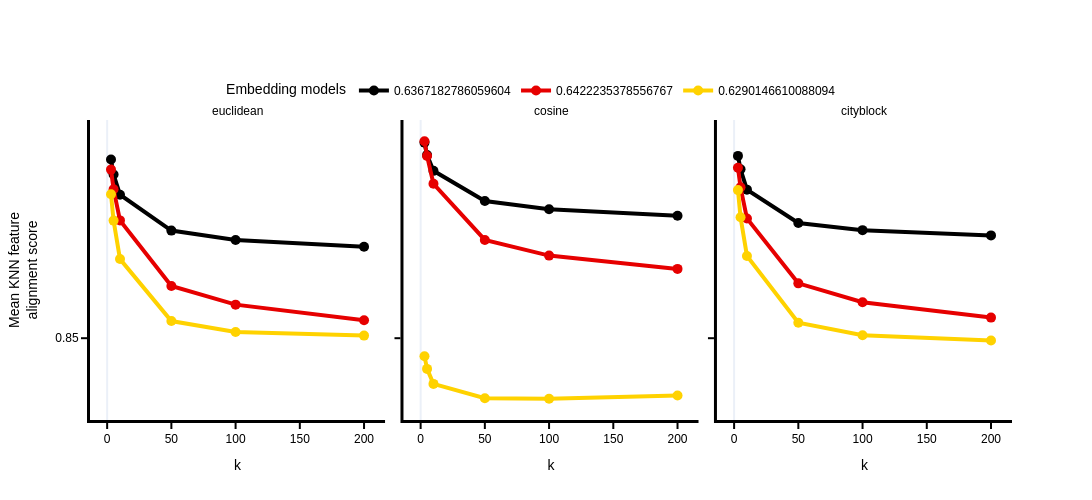

This figure's notebook cell:
### Code cell
fig = px.line(
    df,
    x="k",
    y="kNN score",
    color="ACC",
    facet_col="metric",
    markers=True,
    color_discrete_sequence=px.colors.sequential.Hot
)
fig = plot_kNN_alignment_scores(fig)

fig.show()

### Figure 1 — Plotly figure (JSON) as saved in the notebook; plotly's stock layout.template omitted (floating-point values rounded to 4 significant figures)
{"data": [{"hovertemplate": "ACC=0.6367182786059604<br>metric=euclidean<br>k=%{x}<br>kNN score=%{y}<extra></extra>", "legendgroup": "0.6367182786059604", "line": {"color": "rgb(0,0,0)", "dash": "solid", "width": 4}, "marker": {"size": 10, "symbol": "circle"}, "mode": "lines+markers", "name": "0.6367182786059604", "orientation": "v", "showlegend": true, "type": "scatter", "x": [3, 5, 10, 50, 100, 200], "xaxis": "x", "y": [0.8882, 0.885, 0.8807, 0.873, 0.871, 0.8695], "yaxis": "y"}, {"hovertemplate": "ACC=0.6367182786059604<br>metric=cosine<br>k=%{x}<br>kNN score=%{y}<extra></extra>", "legendgroup": "0.6367182786059604", "line": {"color": "rgb(0,0,0)", "dash": "solid", "width": 4}, "marker": {"size": 10, "symbol": "circle"}, "mode": "lines+markers", "name": "0.6367182786059604", "orientation": "v", "showlegend": false, "type": "scatter", "x": [3, 5, 10, 50, 100, 200], "xaxis": "x2", "y": [0.8918, 0.8891, 0.8858, 0.8793, 0.8776, 0.8762], "yaxis": "y2"}, {"hovertemplate": "ACC=0.6367182786059604<br>metric=cityblock<br>k=%{x}<br>kNN score=%{y}<extra></extra>", "legendgroup": "0.6367182786059604", "line": {"color": "rgb(0,0,0)", "dash": "solid", "width": 4}, "marker": {"size": 10, "symbol": "circle"}, "mode": "lines+markers", "name": "0.6367182786059604", "orientation": "v", "showlegend": false, "type": "scatter", "x": [3, 5, 10, 50, 100, 200], "xaxis": "x3", "y": [0.889, 0.8861, 0.8817, 0.8746, 0.8731, 0.872], "yaxis": "y3"}, {"hovertemplate": "ACC=0.6422235378556767<br>metric=euclidean<br>k=%{x}<br>kNN score=%{y}<extra></extra>", "legendgroup": "0.6422235378556767", "line": {"color": "rgb(230,0,0)", "dash": "solid", "width": 4}, "marker": {"size": 10, "symbol": "circle"}, "mode": "lines+markers", "name": "0.6422235378556767", "orientation": "v", "showlegend": true, "type": "scatter", "x": [3, 5, 10, 50, 100, 200], "xaxis": "x", "y": [0.886, 0.8818, 0.8752, 0.8612, 0.8572, 0.8538], "yaxis": "y"}, {"hovertemplate": "ACC=0.6422235378556767<br>metric=cosine<br>k=%{x}<br>kNN score=%{y}<extra></extra>", "legendgroup": "0.6422235378556767", "line": {"color": "rgb(230,0,0)", "dash": "solid", "width": 4}, "marker": {"size": 10, "symbol": "circle"}, "mode": "lines+markers", "name": "0.6422235378556767", "orientation": "v", "showlegend": false, "type": "scatter", "x": [3, 5, 10, 50, 100, 200], "xaxis": "x2", "y": [0.8921, 0.889, 0.883, 0.871, 0.8677, 0.8648], "yaxis": "y2"}, {"hovertemplate": "ACC=0.6422235378556767<br>metric=cityblock<br>k=%{x}<br>kNN score=%{y}<extra></extra>", "legendgroup": "0.6422235378556767", "line": {"color": "rgb(230,0,0)", "dash": "solid", "width": 4}, "marker": {"size": 10, "symbol": "circle"}, "mode": "lines+markers", "name": "0.6422235378556767", "orientation": "v", "showlegend": false, "type": "scatter", "x": [3, 5, 10, 50, 100, 200], "xaxis": "x3", "y": [0.8864, 0.8823, 0.8756, 0.8617, 0.8577, 0.8544], "yaxis": "y3"}, {"hovertemplate": "ACC=0.6290146610088094<br>metric=euclidean<br>k=%{x}<br>kNN score=%{y}<extra></extra>", "legendgroup": "0.6290146610088094", "line": {"color": "rgb(255,210,0)", "dash": "solid", "width": 4}, "marker": {"size": 10, "symbol": "circle"}, "mode": "lines+markers", "name": "0.6290146610088094", "orientation": "v", "showlegend": true, "type": "scatter", "x": [3, 5, 10, 50, 100, 200], "xaxis": "x", "y": [0.8807, 0.8751, 0.8669, 0.8537, 0.8513, 0.8506], "yaxis": "y"}, {"hovertemplate": "ACC=0.6290146610088094<br>metric=cosine<br>k=%{x}<br>kNN score=%{y}<extra></extra>", "legendgroup": "0.6290146610088094", "line": {"color": "rgb(255,210,0)", "dash": "solid", "width": 4}, "marker": {"size": 10, "symbol": "circle"}, "mode": "lines+markers", "name": "0.6290146610088094", "orientation": "v", "showlegend": false, "type": "scatter", "x": [3, 5, 10, 50, 100, 200], "xaxis": "x2", "y": [0.8462, 0.8434, 0.8402, 0.8372, 0.8371, 0.8378], "yaxis": "y2"}, {"hovertemplate": "ACC=0.6290146610088094<br>metric=cityblock<br>k=%{x}<br>kNN score=%{y}<extra></extra>", "legendgroup": "0.6290146610088094", "line": {"color": "rgb(255,210,0)", "dash": "solid", "width": 4}, "marker": {"size": 10, "symbol": "circle"}, "mode": "lines+markers", "name": "0.6290146610088094", "orientation": "v", "showlegend": false, "type": "scatter", "x": [3, 5, 10, 50, 100, 200], "xaxis": "x3", "y": [0.8817, 0.8758, 0.8676, 0.8533, 0.8506, 0.8495], "yaxis": "y3"}], "layout": {"annotations": [{"font": {}, "showarrow": false, "text": "euclidean", "x": 0.16, "xanchor": "center", "xref": "paper", "y": 1, "yanchor": "bottom", "yref": "paper"}, {"font": {}, "showarrow": false, "text": "cosine", "x": 0.5, "xanchor": "center", "xref": "paper", "y": 1, "yanchor": "bottom", "yref": "paper"}, {"font": {}, "showarrow": false, "text": "cityblock", "x": 0.84, "xanchor": "center", "xref": "paper", "y": 1, "yanchor": "bottom", "yref": "paper"}], "font": {"color": "black", "family": "Arial", "size": 12}, "height": 500, "legend": {"orientation": "h", "title": {"text": "Embedding models"}, "tracegroupgap": 0, "x": 0.48, "xanchor": "center", "y": 1.05, "yanchor": "bottom"}, "margin": {"t": 120}, "title": {"x": 0, "xanchor": "left"}, "width": 1200, "xaxis": {"anchor": "y", "domain": [0, 0.32], "linecolor": "black", "linewidth": 3, "showgrid": false, "tickcolor": "black", "tickformat": ".0f", "ticklen": 6, "ticks": "outside", "tickwidth": 2, "title": {"text": "k"}}, "xaxis2": {"anchor": "y2", "domain": [0.34, 0.66], "linecolor": "black", "linewidth": 3, "matches": "x", "showgrid": false, "tickcolor": "black", "tickformat": ".0f", "ticklen": 6, "ticks": "outside", "tickwidth": 2, "title": {"text": "k"}}, "xaxis3": {"anchor": "y3", "domain": [0.68, 1.0], "linecolor": "black", "linewidth": 3, "matches": "x", "showgrid": false, "tickcolor": "black", "tickformat": ".0f", "ticklen": 6, "ticks": "outside", "tickwidth": 2, "title": {"text": "k"}}, "yaxis": {"anchor": "x", "domain": [0, 1], "dtick": 0.05, "linecolor": "black", "linewidth": 3, "showgrid": false, "tickcolor": "black", "tickformat": ".2f", "ticklen": 6, "ticks": "outside", "tickwidth": 2, "title": {"text": "Mean KNN feature<br>alignment score"}}, "yaxis2": {"anchor": "x2", "domain": [0, 1], "dtick": 0.05, "linecolor": "black", "linewidth": 3, "matches": "y", "showgrid": false, "showticklabels": false, "tickcolor": "black", "tickformat": ".2f", "ticklen": 6, "ticks": "outside", "tickwidth": 2}, "yaxis3": {"anchor": "x3", "domain": [0, 1], "dtick": 0.05, "linecolor": "black", "linewidth": 3, "matches": "y", "showgrid": false, "showticklabels": false, "tickcolor": "black", "tickformat": ".2f", "ticklen": 6, "ticks": "outside", "tickwidth": 2}}}
